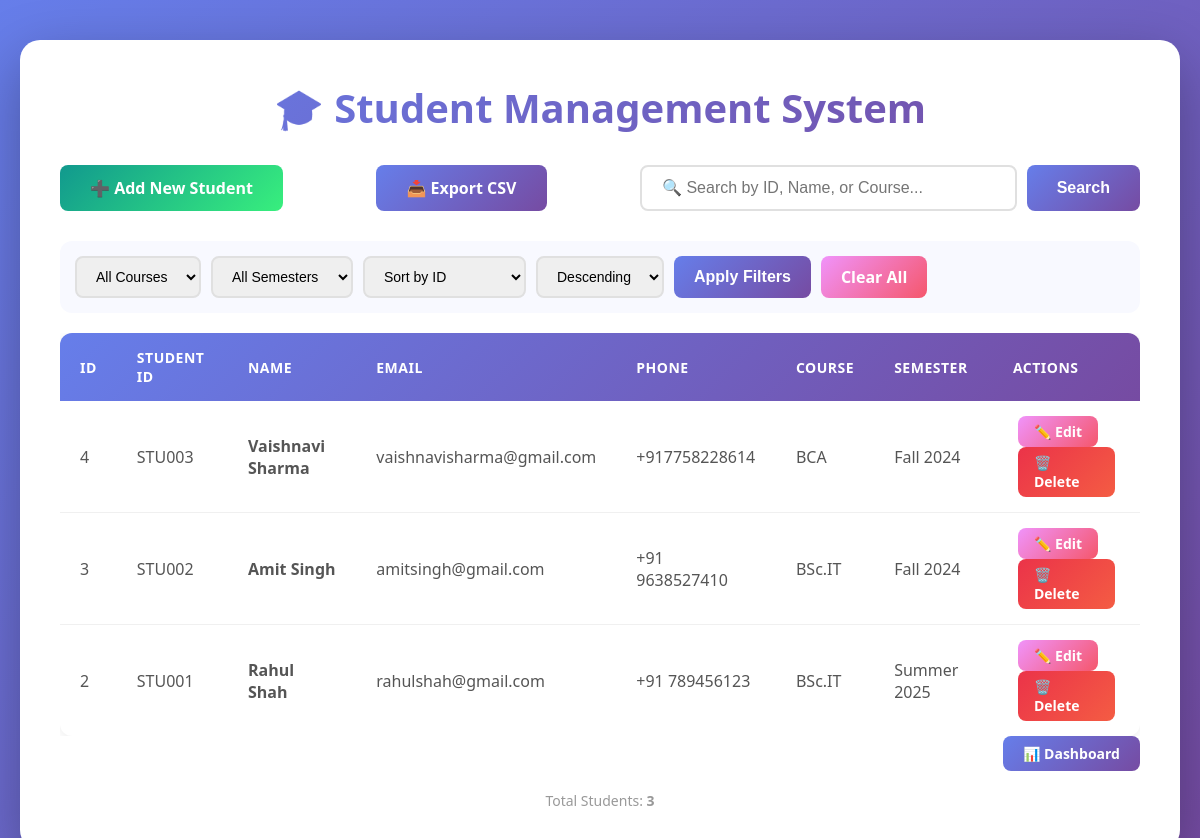
The page / on the database its author committed.
### tables this page shows
CREATE TABLE students (
        id INTEGER PRIMARY KEY AUTOINCREMENT,
        student_id TEXT NOT NULL UNIQUE,
        name TEXT NOT NULL,
        email TEXT,
        phone TEXT,
        course TEXT,
        semester TEXT,
        address TEXT
    );

### app.py (the view)
@app.route("/", methods=["GET"])
def home():
    conn = sqlite3.connect("database.db")
    cur = conn.cursor()
    search = request.args.get("search", "").strip()
    course_filter = request.args.get("course", "").strip()
    semester_filter = request.args.get("semester", "").strip()
    sort_by = request.args.get("sort_by", "id")
    sort_order = request.args.get("sort_order", "DESC")
    query = "SELECT * FROM students WHERE 1=1"
    params = []
    if search:
        query += " AND (student_id LIKE ? OR name LIKE ? OR course LIKE ?)"
        params.extend([f"%{search}%", f"%{search}%", f"%{search}%"])
    if course_filter:
        query += " AND course = ?"
        params.append(course_filter)
    if semester_filter:
        query += " AND semester = ?"
        params.append(semester_filter)
    allowed_sort = ["id", "student_id", "name", "course", "semester"]
    if sort_by in allowed_sort:
        query += f" ORDER BY {sort_by} {sort_order}"
    else:
        query += " ORDER BY id DESC"
    cur.execute(query, params)
    students = cur.fetchall()
    cur.execute(
        "SELECT DISTINCT course FROM students WHERE course IS NOT NULL AND course != ''"
    )
    all_courses = [row[0] for row in cur.fetchall()]
    cur.execute(
        "SELECT DISTINCT semester FROM students WHERE semester IS NOT NULL AND semester != ''"
    )
    all_semesters = [row[0] for row in cur.fetchall()]
    conn.close()
    return render_template(
        "index.html",
        students=students,
        search_query=search,
        course_filter=course_filter,
        semester_filter=semester_filter,
        all_courses=all_courses,
        all_semesters=all_semesters,
        sort_by=sort_by,
        sort_order=sort_order,
    )

### templates/index.html (shortened to what this page needs)
<!DOCTYPE html>
<html>
<head>
    <link rel="stylesheet" href="{{ url_for('static', filename='style.css') }}">
</head>
<body>
    <div class="container">
        <h1>🎓 Student Management System</h1>
        <div class="header-actions">
            <a href="/add" class="btn btn-success">
                ➕ Add New Student
            </a>
            <a href="/export/csv" class="btn btn-primary">
                📥 Export CSV
            </a>
            <form method="GET" class="search-form">
                <input type="text" name="search" placeholder="🔍 Search by ID, Name, or Course..."
                    value="{{ search_query or '' }}">
                <button type="submit" class="btn btn-primary">Search</button>
            </form>
        </div>
        <div
            style="display: flex; gap: 15px; flex-wrap: wrap; margin-bottom: 20px; padding: 15px; background: #f8f9ff; border-radius: 12px;">
            <form method="GET" style="display: flex; gap: 10px; flex-wrap: wrap; flex: 1;">
                <select name="course"
                    style="padding: 10px 15px; border: 2px solid #e0e0e0; border-radius: 8px; font-size: 14px;">
                    <option value="">All Courses</option>
                </select>
                <select name="semester"
                    style="padding: 10px 15px; border: 2px solid #e0e0e0; border-radius: 8px; font-size: 14px;">
                    <option value="">All Semesters</option>
                </select>
                <select name="sort_by"
                    style="padding: 10px 15px; border: 2px solid #e0e0e0; border-radius: 8px; font-size: 14px;">
                    <option value="id" {% if sort_by=='id' %}selected{% endif %}>Sort by ID</option>
                </select>
                <select name="sort_order"
                    style="padding: 10px 15px; border: 2px solid #e0e0e0; border-radius: 8px; font-size: 14px;">
                    <option value="DESC" {% if sort_order=='DESC' %}selected{% endif %}>Descending</option>
                </select>
                <button type="submit" class="btn btn-primary" style="padding: 10px 20px;">Apply Filters</button>
                <a href="/" class="btn btn-warning" style="padding: 10px 20px;">Clear All</a>
            </form>
        </div>
        <div class="table-responsive">
            <table>
                <thead>
                    <tr>
                        <th>ID</th>
                        <th>Student ID</th>
                        <th>Name</th>
                        <th>Email</th>
                        <th>Phone</th>
                        <th>Course</th>
                        <th>Semester</th>
                        <th>Actions</th>
                    </tr>
                </thead>
                <tbody>
                    {% if students %}
                    {% for student in students %}
                    <tr>
                        <td>{{ student[0] }}</td>
                        <td>{{ student[1] }}</td>
                        <td><strong>{{ student[2] }}</strong></td>
                        <td>{{ student[3] or '-' }}</td>
                        <td>{{ student[4] or '-' }}</td>
                        <td>{{ student[5] or '-' }}</td>
                        <td>{{ student[6] or '-' }}</td>
                        <td>
                            <a href="/edit/{{ student[0] }}" class="btn btn-warning btn-sm">✏️ Edit</a>
                            <a href="/delete/{{ student[0] }}" class="btn btn-danger btn-sm"
                                onclick="return confirm('Are you sure you want to delete this student?')">🗑️ Delete</a>
                        </td>
                    </tr>
                    {% endfor %}
                    {% endif %}
                </tbody>
            </table>
        </div>
        <div style="text-align: right; margin-bottom: 10px;">
            <a href="/dashboard" class="btn btn-primary" style="padding: 8px 20px; font-size: 14px;">📊 Dashboard</a>
        </div>
        <div style="margin-top: 20px; text-align: center; color: #999; font-size: 14px;">
            Total Students: <strong>{{ students|length if students else 0 }}</strong>
        </div>
    </div>
</body>
</html>

### static/style.css (style rules this page uses)
* { margin: 0; padding: 0; box-sizing: border-box; }
body { font-family: 'Segoe UI', Tahoma, Geneva, Verdana, sans-serif; background: linear-gradient(135deg, #667eea 0%, #764ba2 100%); min-height: 100vh; padding: 40px 20px; }
.container { max-width: 1200px; margin: 0 auto; background: white; border-radius: 20px; padding: 40px; box-shadow: 0 20px 60px rgba(0, 0, 0, 0.3); }
h1 { color: #333; margin-bottom: 30px; font-size: 2.5em; text-align: center; background: linear-gradient(135deg, #667eea 0%, #764ba2 100%); -webkit-background-clip: text; -webkit-text-fill-color: transparent; background-clip: text; }
.btn { display: inline-block; padding: 12px 30px; border: none; border-radius: 8px; font-size: 16px; font-weight: 600; cursor: pointer; transition: all 0.3s ease; text-decoration: none; color: white; }
.btn-primary { background: linear-gradient(135deg, #667eea 0%, #764ba2 100%); }
.btn-success { background: linear-gradient(135deg, #11998e 0%, #38ef7d 100%); }
.btn-danger { background: linear-gradient(135deg, #eb3349 0%, #f45c43 100%); }
.btn-warning { background: linear-gradient(135deg, #f093fb 0%, #f5576c 100%); }
.btn-sm { padding: 6px 16px; font-size: 14px; }
.header-actions { display: flex; justify-content: space-between; align-items: center; margin-bottom: 30px; flex-wrap: wrap; gap: 15px; }
.search-form { display: flex; gap: 10px; flex: 1; max-width: 500px; }
.search-form input { flex: 1; padding: 12px 20px; border: 2px solid #e0e0e0; border-radius: 8px; font-size: 16px; transition: border-color 0.3s ease; }
.table-responsive { overflow-x: auto; margin-top: 20px; }
table { width: 100%; border-collapse: collapse; background: white; border-radius: 12px; overflow: hidden; box-shadow: 0 2px 10px rgba(0, 0, 0, 0.08); }
thead { background: linear-gradient(135deg, #667eea 0%, #764ba2 100%); color: white; }
th { padding: 15px 20px; text-align: left; font-weight: 600; font-size: 14px; text-transform: uppercase; letter-spacing: 0.5px; }
td { padding: 15px 20px; border-bottom: 1px solid #f0f0f0; color: #555; }
tr:last-child td { border-bottom: none; }
td .btn { margin: 0 5px; }
.container { animation: fadeIn 0.5s ease; }

### rows shown on the page
students: id "4", student "STU003", name "Vaishnavi Sharma", email "vaishnavisharma@gmail.com", phone "+917758228614", course "BCA", semester "Fall 2024"
students: id "3", student "STU002", name "Amit Singh", email "amitsingh@gmail.com", phone "+91 9638527410", course "BSc.IT", semester "Fall 2024"
students: id "2", student "STU001", name "Rahul Shah", email "rahulshah@gmail.com", phone "+91 789456123", course "BSc.IT", semester "Summer 2025"

### other values the page prints
{{ students|length if students else 0 }} "3"
